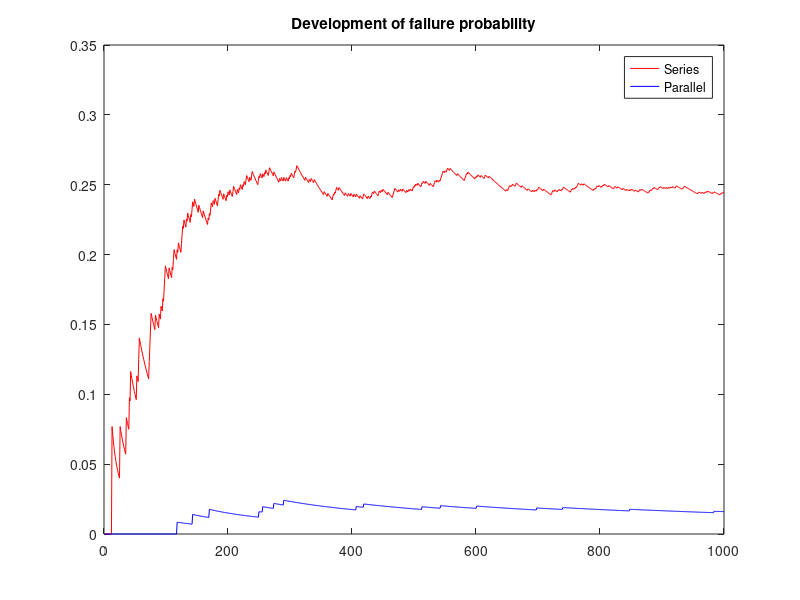

MATLAB code to generate this figure:
function Q4sol


%Q4A
%%%%%%%%%%%%%%%%%%%%
% These parallel versus series connections can be tested by generating two  random
% numbers   for   each   round   of   simulation.   If   the   uniform   number  
% is   below   0.125,the component will fail. This is coded in failure_mc
% function.
[ser,par] = failure_mc(1000);
%a)
% par,
%b)
% ser,


%Q4B
%%%%%%%%%%%%%%%%%%%%%
n=50;
k=9;
%a)
  p = Q4b(rand(n,1),k);
%   we reject the hypothesis of the sample being uniformly distributed, if the P-
%   value is less than the confidence level we have chosen (e.g. 0.05).
  if p<0.05,
     not_uniform=1,
  else
     uniform=1,
  end
%%%%%
%b)
p=zeros(100,1);
for i = 1:100
    p(i) = Q4b(rand(n,1),k);
end
y = find(p<0.05);
y2 = length(y)/n;
%The proportion of rejected cases should be somewhere near the confidence level.
disp(['proportion of rejected cases =',num2str(y2)])
%%%%%%%%%%%%%%%%%%%%%%%%%%%%%%%%%%%%%%%%%%%%%%%%%%%%%%%%%%%%%%
function [ser,par] = failure_mc(N)
p = 0.125;
rand('state',0);
x = rand(N,2);
%Failures
ser = (x(:,1)<p | x(:,2)<p);
par = (x(:,1)<p & x(:,2)<p);
for i=1:N
    P_ser(i,1)= sum(ser(1:i))/i;
    P_par(i,1)= sum(par(1:i))/i;
end
%plot development of failure probability
figure,plot(P_ser, 'r'),hold on
plot(P_par, 'b');title('Development of failure probability')
legend('Series', 'Parallel');

%%%%%%%%%%%%%%%%%%%%%%%%%%%%%%%%%%%%%%%%%%%%%%%%%%%%%%%%%%%%%%%%%%%
function y = Q4b(x,k)
% chitest
%%%%%%%%%%%%%%
%First, calculate the sample size
N=length(x);
% In the context of random number generation, the idea of the chi-square test is
% assess, whether a generated random sample is uniformly distributed on the interval
% [0,1]. In the test, [0,1] is divided into  
% k subintervals. Then, the number of random numbers that lie within each subinterval and
% the number of points we would expect to lie within each interval are calculated to define 
% the test statistic. Essentially we are comparing the observed probability distribution to the one we are trying to create.
%The subintervals of [0,1] are ](i-1)/k,i/k], i=1,2,...,k. To calculate the observed values
%within each of these:
f=zeros(k,1);
for i = 1:k
    f(i) = length(find(x>(i-1)/k & x<=i/k));    
end
%The test statistic becomes
X2 = sum(((f-N/k).^2)./(N/k));
%The P-value of the test is the tail probability of the chi-square distribution at X2
y = 1-chi2cdf(X2,k-1);
